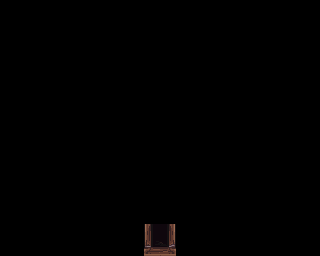

A level layout from a 2D game, rendered from its tile map. Below: a short description, then the map file with its tile-grid data intact:
An orthogonal 20x16 tile map with 16x16 px tiles, 1 tile layer (Tile Layer 1).

<map version="1.8" tiledversion="1.8.4" orientation="orthogonal" renderorder="right-down" width="20" height="16" tilewidth="16" tileheight="16" infinite="0" nextlayerid="2" nextobjectid="1">
 <tileset firstgid="1" source="assets/tiles2.tsx" />
 <layer id="1" name="Tile Layer 1" width="20" height="16">
  <data encoding="csv">
0,0,0,0,0,0,0,0,0,0,0,0,0,0,0,0,0,0,0,0,
0,0,0,0,0,0,0,0,0,0,0,0,0,0,0,0,0,0,0,0,
0,0,0,0,0,0,0,0,0,0,0,0,0,0,0,0,0,0,0,0,
0,0,0,0,0,0,0,0,0,0,0,0,0,0,0,0,0,0,0,0,
0,0,0,0,0,0,0,0,0,0,0,0,0,0,0,0,0,0,0,0,
0,0,0,0,0,0,0,0,0,0,0,0,0,0,0,0,0,0,0,0,
0,0,0,0,0,0,0,0,0,0,0,0,0,0,0,0,0,0,0,0,
0,0,0,0,0,0,0,0,0,0,0,0,0,0,0,0,0,0,0,0,
0,0,0,0,0,0,0,0,0,0,0,0,0,0,0,0,0,0,0,0,
0,0,0,0,0,0,0,0,0,0,0,0,0,0,0,0,0,0,0,0,
0,0,0,0,0,0,0,0,0,0,0,0,0,0,0,0,0,0,0,0,
0,0,0,0,0,0,0,0,0,0,0,0,0,0,0,0,0,0,0,0,
0,0,0,0,0,0,0,0,0,0,0,0,0,0,0,0,0,0,0,0,
0,0,0,0,0,0,0,0,0,0,0,0,0,0,0,0,0,0,0,0,
0,0,0,0,0,0,0,0,0,3221225663,3221225661,0,0,0,0,0,0,0,0,0,
0,0,0,0,0,0,0,0,0,3221225599,3221225597,0,0,0,0,0,0,0,0,0
</data>
 </layer>
</map>
